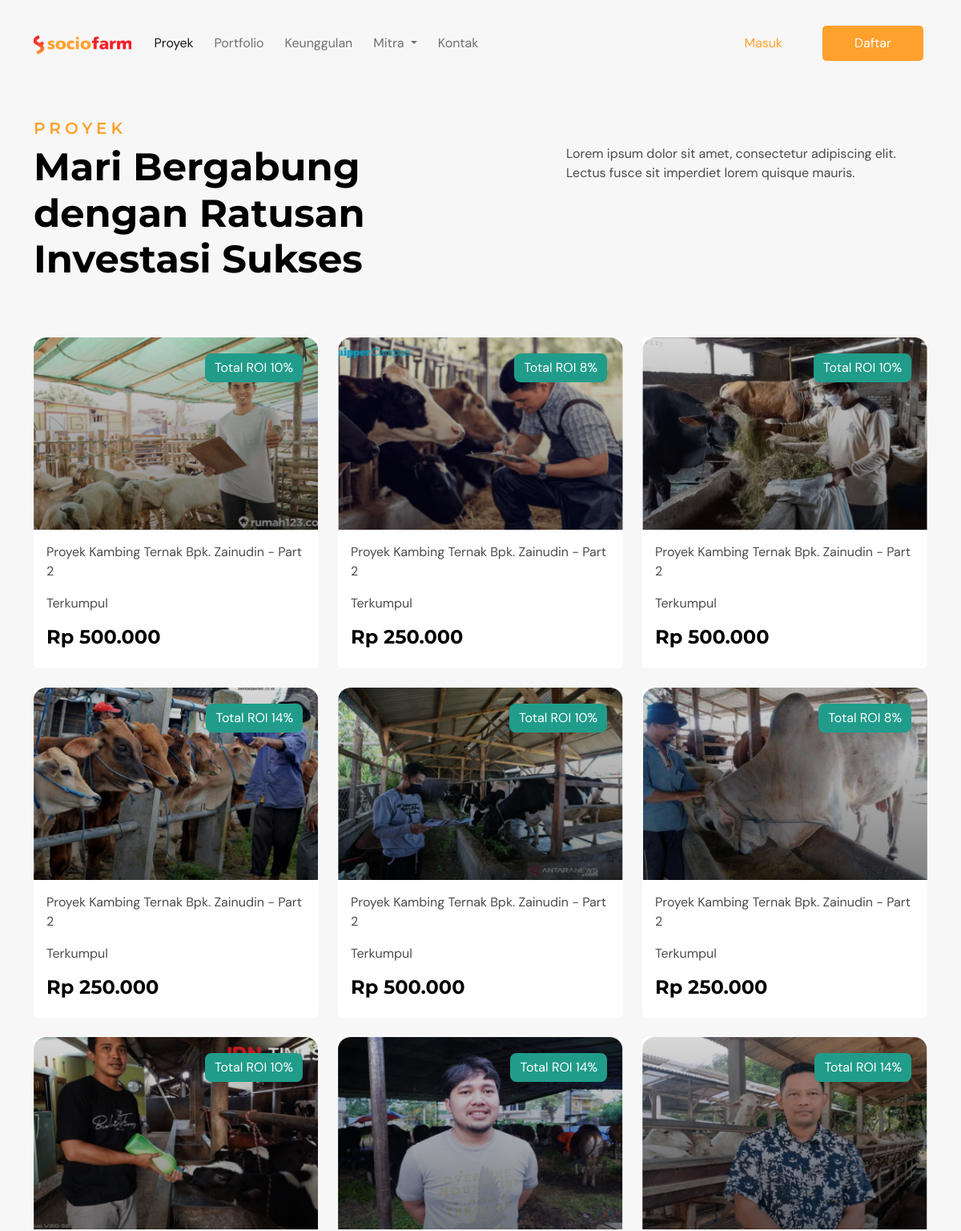
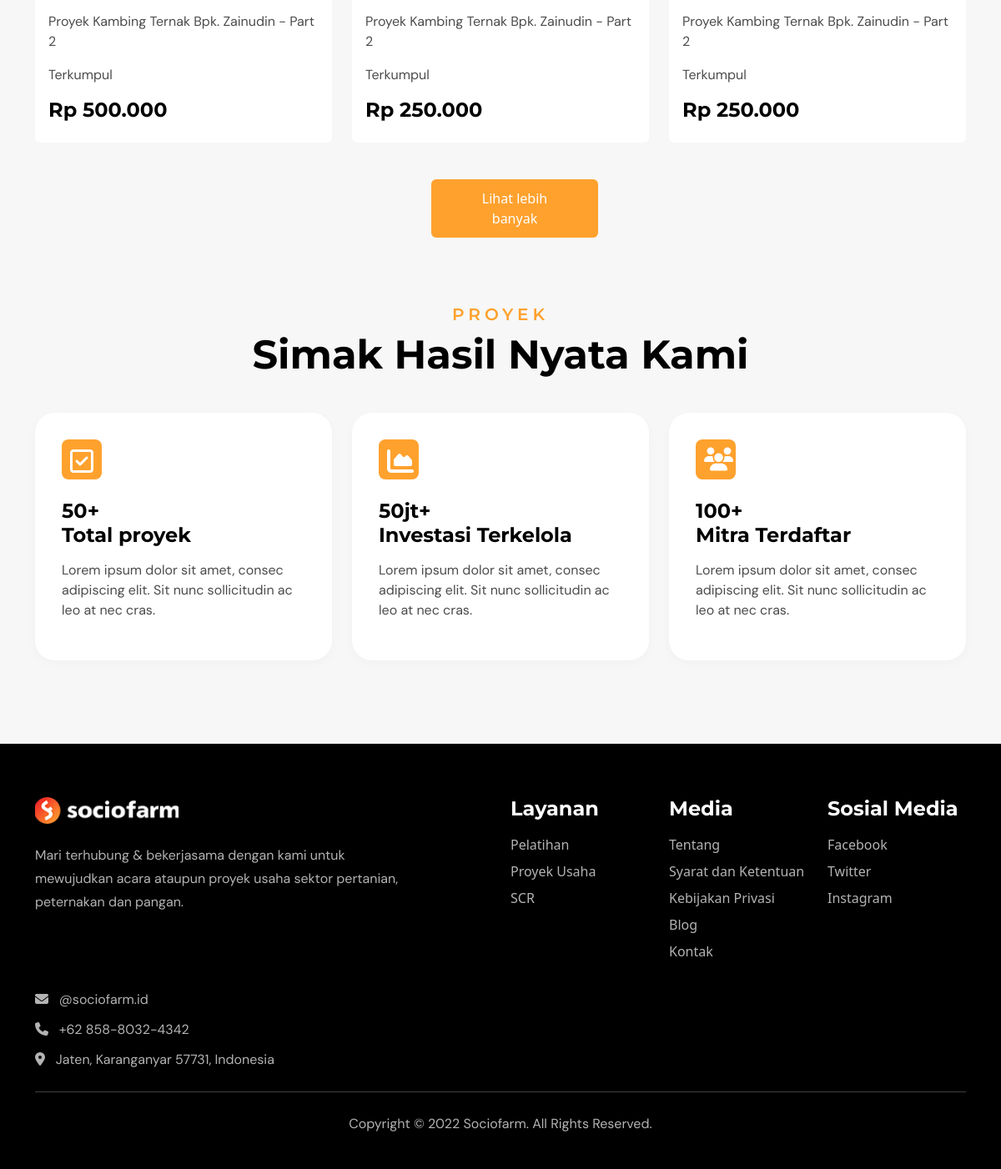
The page /index.php/proyek on the database its author committed (2 pictures, top to bottom).
### tables this page shows
CREATE TABLE `tbl_projects` (
  `id` int(8) NOT NULL,
  `name` tinytext NOT NULL,
  `price` int(8) NOT NULL COMMENT 'price per piece',
  `value` int(128) NOT NULL COMMENT 'max capacity of projects value',
  `capacity_left` int(128) NOT NULL COMMENT 'project value capacity left',
  `project_return` int(128) NOT NULL COMMENT 'total return when project is done',
  `open` tinyint(1) NOT NULL DEFAULT 1 COMMENT 'is project still open',
  `description` text NOT NULL,
  `roi_bot` tinyint(8) NOT NULL,
  `roi_top` tinyint(8) NOT NULL,
  `img_url` varchar(32) NOT NULL,
  `proposal_url` varchar(32) NOT NULL,
  `video_url` varchar(32) NOT NULL,
  `project_url` varchar(128) NOT NULL
);

### application/controllers/Proyek.php (called while the page is built, shortened)
<?php
class Proyek extends CI_CONTROLLER{
    public function index(){
        $this->load->model('MProjects');
        $data['navFocus'] = ['active','','','',''];
        $data['projects'] = $this->MProjects->GetAllProjects();
        $this->load->view('templates/header', $data);
        $this->load->view('proyek');
        $this->load->view('templates/footer');
    }
}

### index.php (called while the page is built, shortened)
<?php
require_once BASEPATH.'core/CodeIgniter.php';

### application/models/MProjects.php (called while the page is built, shortened)
<?php
class MProjects extends CI_MODEL{
  public function GetAllProjects(){
    $query = $this->db->get('tbl_projects')->result_array();
    return $query;
  }
}

### application/views/proyek.php (the view)
<div class="proyek-header">
<div class="container">
  <div class="proyek-text">
  <h5>PROYEK</h5>
    <div class="row">
      <div class="col-lg-6 col-md-12 col-sm-12">
        <div class="texts">
          <h1>Mari Bergabung dengan Ratusan Investasi Sukses</h1>
        </div>
      </div>
      <div class="div-gap col-lg-1 col-md-1"></div>
      <div class="col-lg-5 col-md-12 col-sm-12">
        <p>Lorem ipsum dolor sit amet, consectetur adipiscing elit. Lectus fusce sit imperdiet lorem quisque mauris.</p>
      </div>
    </div>
  </div>
</div>
</div>
<div class="container section-proyek">
  <div class="row d-flex justify-content-center">
    <?php foreach($projects as $project) : ?>
    <div class="col-lg-4 col-md-4 col-sm-12 mb-4">
    <a href="<?= base_url('singleproyek/').$project['id'] ?>" class="" style="text-decoration: none; color:#000">
      <div class="card">
        <div class="img-card-proyek"><img src="<?= base_url('uploads/proyek/').$project['img_url'] ?>" class="card-img-top" alt="..." style="height: 240px"></div>
        <div class="card-body">
          <div class="fa-roi"><p>Total ROI <?= $project['roi_top'] ?>%</p></div>
          <p class="proyek-title"><?= $project['name'] ?></p>
          <p class="card-text">Terkumpul</p>
          <h5 class="card-title" style="font-weight:bold;">Rp <?= number_format($project['price'],0,',','.') ?></h5>
        </div>
      </div>
    </a>
    </div>
    <?php endforeach; ?>
  </div>
  <div class="row d-flex justify-content-center">
    <div class="col-2"><a href="#" class="btn text-center">Lihat lebih banyak</a></div>
  </div>
</div>
<div class="container rekam-jejak proyek-header">
  <div class="container">
    <div class="proyek-text text-center">
      <h5>PROYEK</h5>
      <h1>Simak Hasil Nyata Kami</h1>
    </div>
  </div>
  <div class="row achievements">
    <div class="col-lg-4 col-md-12 col-sm-12">
      <div class="achive achive-1">
        <div class="icon"><i class="fa fa-check-square-o" style="font-size:32px"></i></div>
        <h2>50+ <br>Total proyek</h2>
        <p>Lorem ipsum dolor sit amet, consec adipiscing elit. Sit nunc sollicitudin ac leo at nec cras.</p>
      </div>
    </div>
    <div class="col-lg-4 col-md-12 col-sm-12">
      <div class="achive achive-2">
        <div class="icon"><i class="fa fa-area-chart" style="font-size:32px"></i></div>
        <h2>50jt+ <br>Investasi Terkelola</h2>
        <p>Lorem ipsum dolor sit amet, consec adipiscing elit. Sit nunc sollicitudin ac leo at nec cras.</p>
      </div>
    </div>
    <div class="col-lg-4 col-md-12 col-sm-12">
      <div class="achive achive-3">
        <div class="icon"><i class="fa fa-users" style="font-size:28px;"></i></div>
        <h2>100+ <br>Mitra Terdaftar</h2>
        <p>Lorem ipsum dolor sit amet, consec adipiscing elit. Sit nunc sollicitudin ac leo at nec cras.</p>
      </div>
    </div>
  </div>
</div>

### assets/css/style.css (style rules this page uses)
h1, h2, h3, h4, h5 { font-family: "Montserrat", sans-serif; }
p { font-family: "DM Sans", sans-serif; }
h1 { font-size: 48px; font-weight: 700; }
h2 { font-size: 32px; font-weight: 600; }
body { background-color: #f7f7f7; }
h5 { font-size: 20px; }
.proyek-header { margin-top: 40px; }
.proyek-header h5 { letter-spacing: 5px; font-weight: 600; color: #ffa12d; }
.proyek-header h1 { color: #000000 !important; }
.proyek-header p { color: #000000 !important; opacity: 0.7; }
.section-proyek { margin-top: 60px !important; }
.section-proyek .fa-roi { position: absolute; top: 20px; right: 20px; margin-left: auto; display: table; border-radius: 8px; background-color: #219c8b; padding: 6px 12px; }
.section-proyek .fa-roi p { display: table-cell; vertical-align: middle; color: #ffffff; opacity: 1 !important; }
.section-proyek h5 { font-size: 24px; }
.section-proyek p { opacity: 0.7; }
.section-proyek .card { border: none; }
.section-proyek .btn { width: 200px; padding: 10px 32px; margin: auto; margin-top: 20px; background-color: #ffa12d; color: #fff; }
.rekam-jejak { margin-top: 80px; margin-bottom: 80px; }
.rekam-jejak .achievements { margin-top: 40px; }
.rekam-jejak .achievements .achive { width: 100%; margin-bottom: 20px; padding: 32px; border-radius: 24px; background-color: #ffffff; box-shadow: 0px 4px 12px 1px rgba(0, 0, 0, 0.025); }
.rekam-jejak .achievements .achive .icon { position: relative; width: 48px; height: 48px; background-color: #ffa12d; border-radius: 8px; }
.rekam-jejak .achievements .achive .icon i { position: absolute; top: 10px; left: 10px; font-size: 24px; margin: 0 auto !important; color: #ffffff !important; }
.rekam-jejak .achievements .achive h2 { margin: 24px 0 16px 0; font-weight: 700; font-size: 24px; color: #000000; }
.rekam-jejak .achievements p { color: #000000; opacity: 0.7; }

### rows shown on the page
tbl_projects: img_url (picture), roi_top "10", name "Proyek Kambing Ternak Bpk. Zainudin - Part 2", price "500.000"
tbl_projects: img_url (picture), roi_top "8", name "Proyek Kambing Ternak Bpk. Zainudin - Part 2", price "250.000"
tbl_projects: img_url (picture), roi_top "10", name "Proyek Kambing Ternak Bpk. Zainudin - Part 2", price "500.000"
tbl_projects: img_url (picture), roi_top "14", name "Proyek Kambing Ternak Bpk. Zainudin - Part 2", price "250.000"
tbl_projects: img_url (picture), roi_top "10", name "Proyek Kambing Ternak Bpk. Zainudin - Part 2", price "500.000"
tbl_projects: img_url (picture), roi_top "8", name "Proyek Kambing Ternak Bpk. Zainudin - Part 2", price "250.000"
tbl_projects: img_url (picture), roi_top "10", name "Proyek Kambing Ternak Bpk. Zainudin - Part 2", price "500.000"
tbl_projects: img_url (picture), roi_top "14", name "Proyek Kambing Ternak Bpk. Zainudin - Part 2", price "250.000"
tbl_projects: img_url (picture), roi_top "14", name "Proyek Kambing Ternak Bpk. Zainudin - Part 2", price "250.000"
